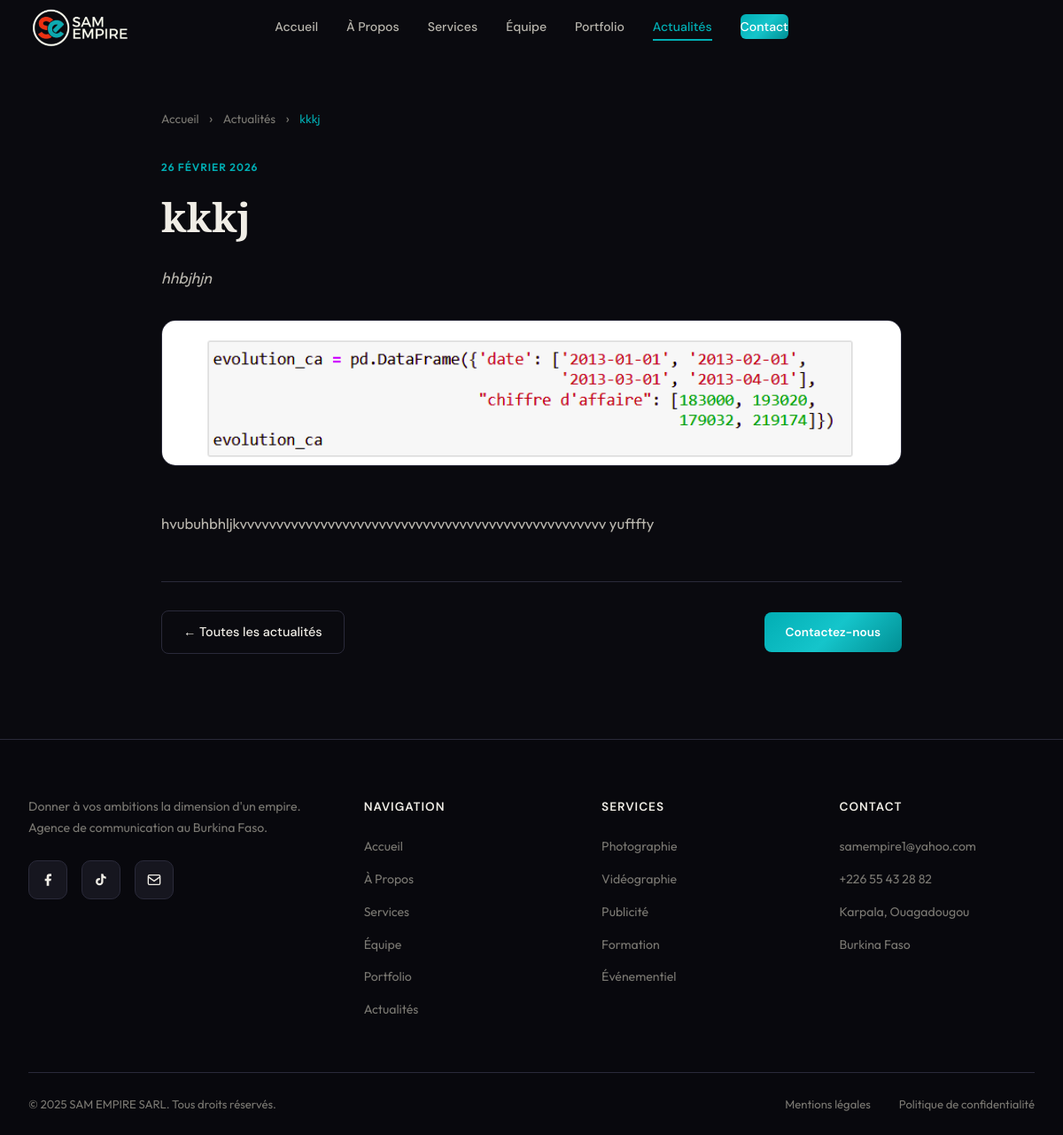
The app's page /actualites/kkkj/, older data.
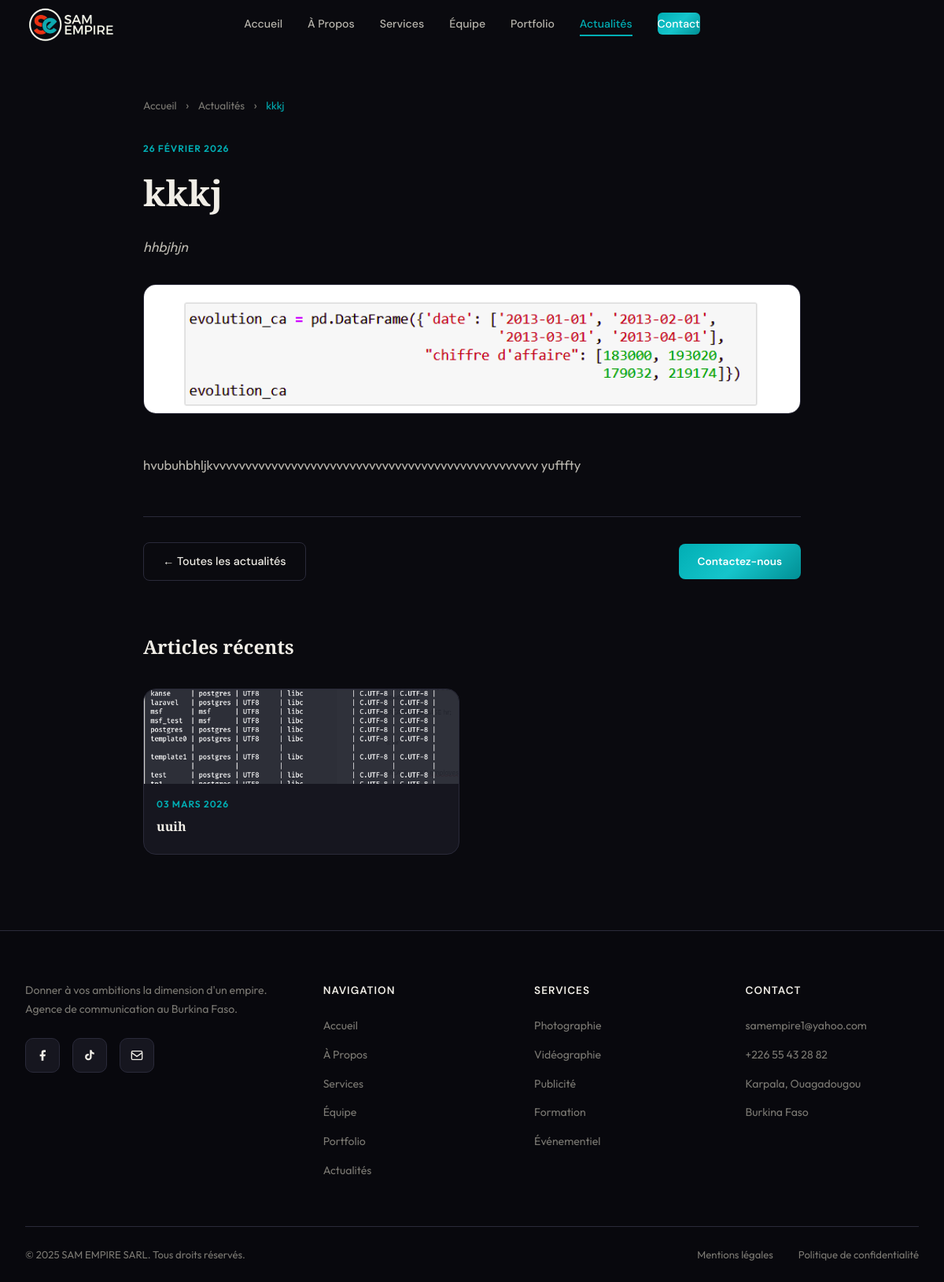
The same page, newer data.
### core/models.py (models this page shows, shortened)
class Article(models.Model):
    titre = models.CharField(max_length=200, verbose_name="Titre de l'article")
    slug = models.SlugField(max_length=220, unique=True, blank=True, verbose_name="Slug URL")
    contenu = models.TextField(verbose_name="Contenu")
    resume = models.CharField(max_length=300, verbose_name="Résumé court",
                              help_text="Affiché sur la page d'accueil (max 300 caractères)")
    image = models.ImageField(upload_to='articles/', blank=True, null=True, verbose_name="Image de couverture")
    icone = models.CharField(max_length=10, default='📰', verbose_name="Icône emoji",
                             help_text="Utilisée si pas d'image (ex: 📰 🎥 🚀 🏆)")
    date_publication = models.DateTimeField(verbose_name="Date de publication")
    publie = models.BooleanField(default=True, verbose_name="Publié")
    date_creation = models.DateTimeField(auto_now_add=True)
    class Meta:
        ordering = ['-date_publication']
        verbose_name = "Article"
        verbose_name_plural = "Articles"

### core/views.py (the view)
# urls.py: path('actualites/<slug:slug>/', views.article_detail, name='article_detail'),
def article_detail(request, slug):
    article = get_object_or_404(Article, slug=slug, publie=True)
    recents = Article.objects.filter(publie=True).exclude(pk=article.pk)[:4]
    return render(request, 'core/article_detail.html', {
        'article': article, 'recents': recents,
    })

### templates/core/article_detail.html (shortened to what this page needs)
{% extends 'core/base.html' %}
{% load static %}
{% block nav_actualites %}active{% endblock %}
{% block content %}
<article class="section-padding page-section" style="min-height:100vh;">
<div class="container" style="max-width:900px;">
    <div style="margin-bottom:2rem;">
        <a href="{% url 'index' %}" style="color:var(--text-muted);font-size:.85rem;">Accueil</a>
        <span style="color:var(--text-muted);margin:0 .5rem;">›</span>
        <a href="{% url 'articles_list' %}" style="color:var(--text-muted);font-size:.85rem;">Actualités</a>
        <span style="color:var(--text-muted);margin:0 .5rem;">›</span>
        <span style="color:var(--primary-blue);font-size:.85rem;">{{ article.titre|truncatewords:5 }}</span>
    </div>
    <div class="actu-card-date" style="margin-bottom:1rem;">{{ article.date_publication|date:"d F Y" }}</div>
    <h1 style="font-family:var(--font-display);font-size:clamp(2rem,4vw,2.8rem);font-weight:700;line-height:1.3;margin-bottom:1.5rem;">{{ article.titre }}</h1>
    <p style="font-size:1.1rem;color:var(--text-light);line-height:1.8;margin-bottom:2rem;font-style:italic;">{{ article.resume }}</p>
    {% if article.image %}
    <div style="border-radius:16px;overflow:hidden;margin-bottom:3rem;border:1px solid var(--dark-border);">
        <img src="{{ article.image.url }}" alt="{{ article.titre }}" style="width:100%;height:auto;display:block;">
    </div>
    {% endif %}
    <div style="font-size:1.05rem;color:var(--text-light);line-height:2;margin-bottom:3rem;">
        {{ article.contenu|linebreaksbr }}
    </div>
    <div style="display:flex;align-items:center;justify-content:space-between;padding-top:2rem;border-top:1px solid var(--dark-border);flex-wrap:wrap;gap:1rem;">
        <a href="{% url 'articles_list' %}" class="btn-outline" style="padding:.7rem 1.5rem;">← Toutes les actualités</a>
        <a href="{% url 'page_contact' %}" class="btn-primary" style="padding:.7rem 1.5rem;font-size:.85rem;">Contactez-nous</a>
    </div>
    {% if recents %}
    <div style="margin-top:4rem;">
        <h3 style="font-family:var(--font-display);font-size:1.5rem;font-weight:700;margin-bottom:2rem;">Articles récents</h3>
        <div class="actualites-grid" style="grid-template-columns:repeat(2,1fr);">
            {% for r in recents %}
            <a href="{% url 'article_detail' r.slug %}" class="actu-card-link">
                <div class="actu-card">
                    <div class="actu-card-image" style="height:120px;">{% if r.image %}<img src="{{ r.image.url }}" alt="{{ r.titre }}">{% else %}{{ r.icone }}{% endif %}</div>
                    <div class="actu-card-body" style="padding:1rem;"><div class="actu-card-date">{{ r.date_publication|date:"d F Y" }}</div><h4 style="font-size:1rem;">{{ r.titre|truncatewords:8 }}</h4></div>
                </div>
            </a>
            {% endfor %}
        </div>
    </div>
    {% endif %}
</div>
</article>
{% endblock %}

Row changes from the older to the newer data that the page shows:
added Article: image (picture), date_publication "03 MARS 2026", titre "uuih"
Text that changed along with them:
text now shown: "Articles récents"
